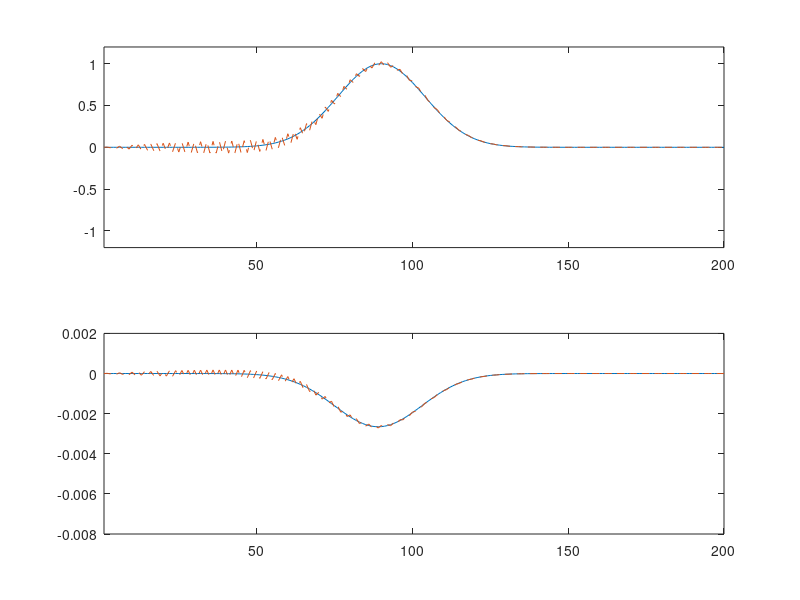

Write MATLAB code to recreate this figure.
Ez = zeros(2, 200);
Ez1 = zeros(2, 200);
Hy = zeros(2, 200);
Hy1 = zeros(2, 200);

mio = 4e-7 * pi;
eo = 8.854e-12;

delt = 0;
deltstar = 0;

mi = 60;
delta = 14;

c = 1 / sqrt(mio * eo);

dx = 1;
dt = dx / c;
dt1 = 1.001 * dx / c;

x = 1:dx:200;

us = cat(2, exp((-1 / 2) * ((x - mi) / delta).^2) ./ (delta * sqrt( 2 * pi)), zeros(1, 10000));

us = us / max(us);
Ez(1, 1) = us(1);

n = 2;

Ca = (1 - (delt * dt) / (2 * eo)) / (1 + (delt * dt) / (2 * eo));
Cb = (dt / (eo * dx)) / (1 + (delt * dt) / (2 * eo));

Da = (1 - (deltstar * dt) / (2 * mio)) / (1 + (deltstar * dt) / (2 * mio));
Db = (dt / (mio * dx)) / (1 + (deltstar * dt) / (2 * mio));

Ca1 = (1 - (delt * dt1) / (2 * eo)) / (1 + (delt * dt1) / (2 * eo));
Cb1 = (dt1 / (eo * dx)) / (1 + (delt * dt1) / (2 * eo));

Da1 = (1 - (deltstar * dt1) / (2 * mio)) / (1 + (deltstar * dt1) / (2 * mio));
Db1 = (dt1 / (mio * dx)) / (1 + (deltstar * dt1) / (2 * mio));

ax1 = subplot(2, 1, 1);
ax2 = subplot(2, 1, 2);

while 1
    
    for i=1:200
        if (i ~= 200)
            Hy(n, i) = Da * Hy(n - 1, i) + Db * (Ez(n - 1, i + 1) - Ez(n - 1, i));
            Hy1(n, i) = Da1 * Hy1(n - 1, i) + Db1 * (Ez1(n - 1, i + 1) - Ez1(n - 1, i));
        else
            Hy(n, i) = Hy(n, i - 1);
            Hy1(n, i) = Hy1(n, i - 1);
        end
    end
    
    for i=2:200
       Ez(n, i) = Ca * Ez(n - 1, i) + Cb * (Hy(n, i) - Hy(n, i - 1));
       Ez1(n, i) = Ca1 * Ez1(n - 1, i) + Cb1 * (Hy1(n, i) - Hy1(n, i - 1));
    end
    
    Ez(n, 200) = 0;
    Ez1(n, 200) = 0;
    Ez(n, 1) = us(n);
    Ez1(n, 1) = us(n);
    
    plot(ax1, x, Ez(n, :), '-', x, Ez1(n, :), '--')
    
    plot(ax2, x, Hy(n, :), '-', x, Hy1(n, :), '--')
    axis(ax1, [1 200 -1.2 1.2]);
    axis(ax2, [1 200 -.008 .002])
    
    pause(.01);
    
    n = n + 1;
    
    if (n == 150)
        break;
    end
end